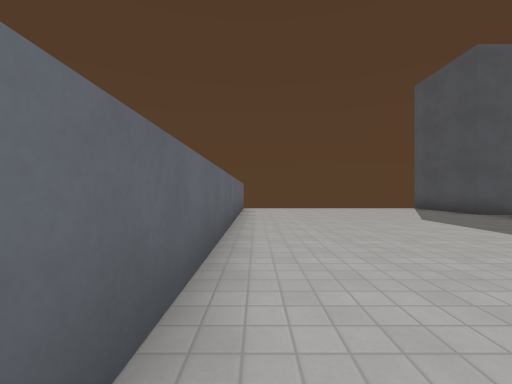
view 1 (above)

17 first-person views from a walk through a level from a Godot 3-D game. The camera is 1.2 m above the floor, looks level and sees 90° across. The floor is counted in squares, 1.8 m on a side. Each view is taken from the middle of a square. On the plan, view 1 faces up. The plan holds only what a view shows up to about 9 squares ahead; the rest is blank. The place goes on beyond the plan. Surface patterns are stand-ins for the level's own textures.

view 2
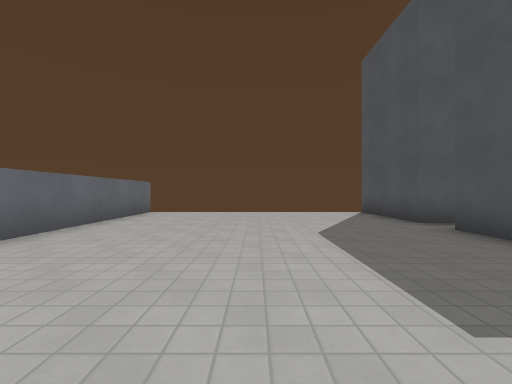

view 3
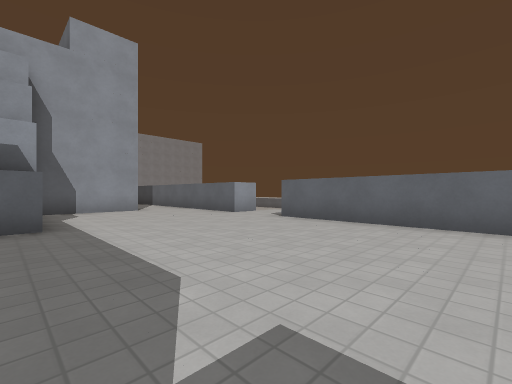

view 4
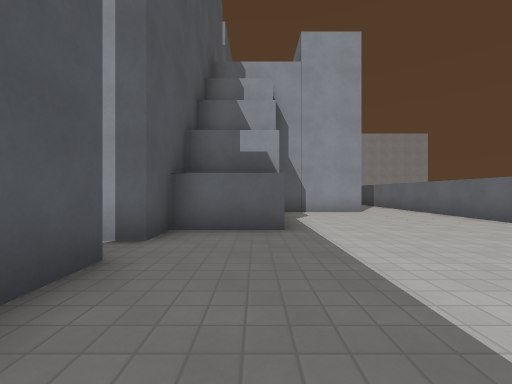

view 5
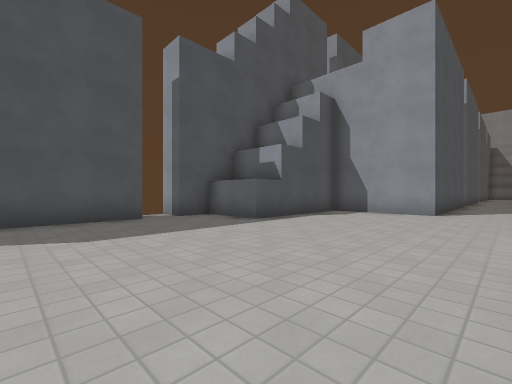

view 6
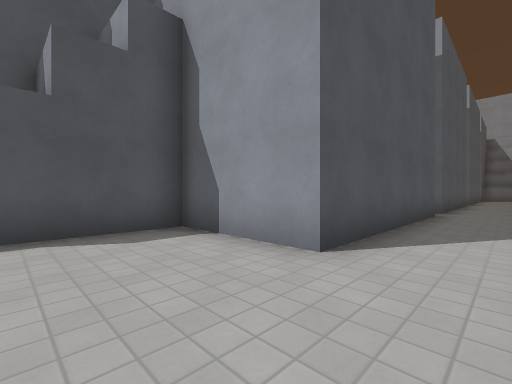

view 7
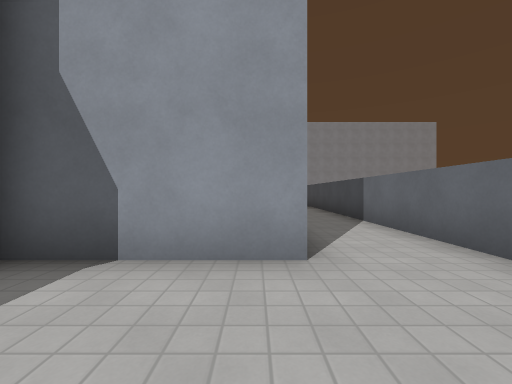

view 8
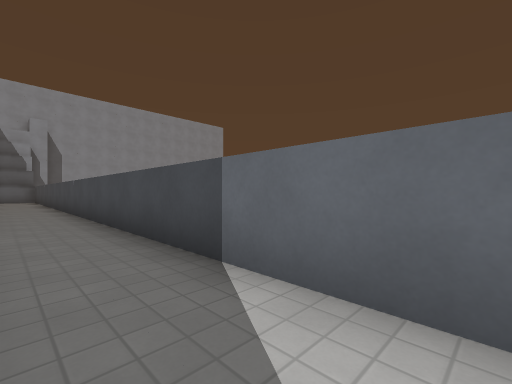

view 9
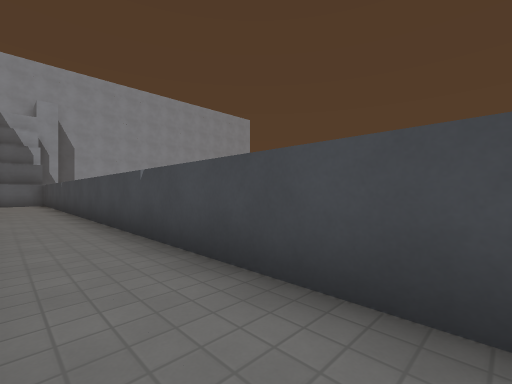

view 10
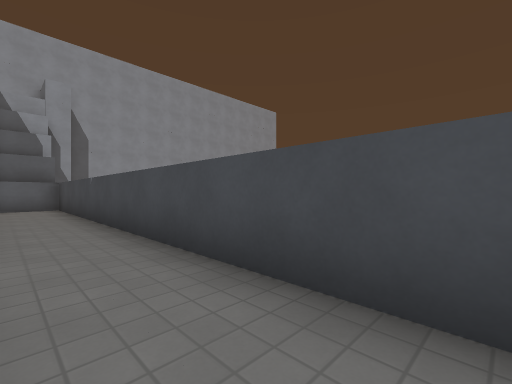

view 11
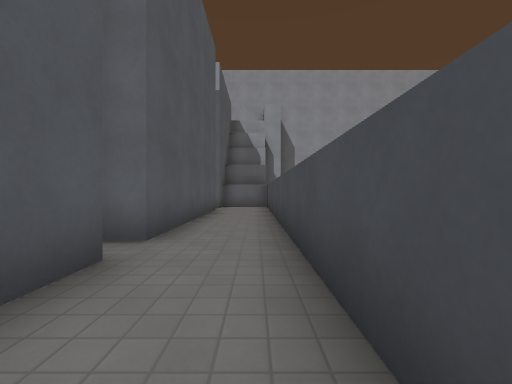

view 12
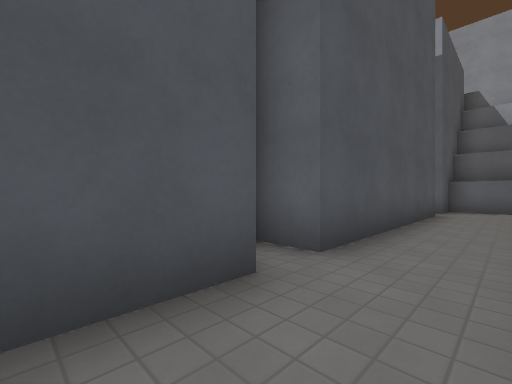

view 13
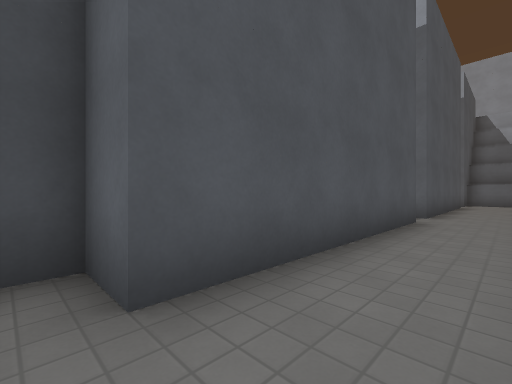

view 14
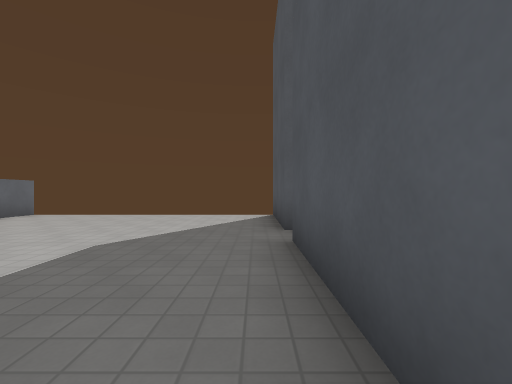

view 15
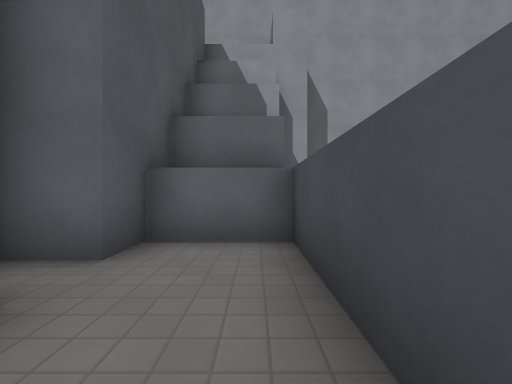

view 16
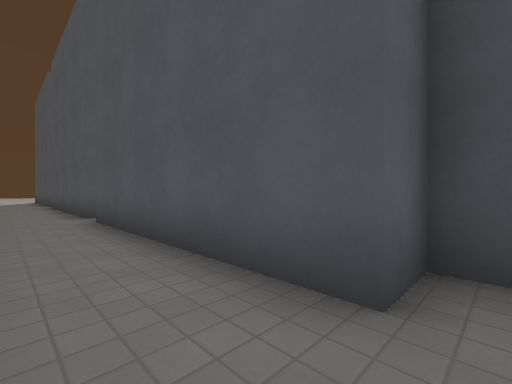

view 17
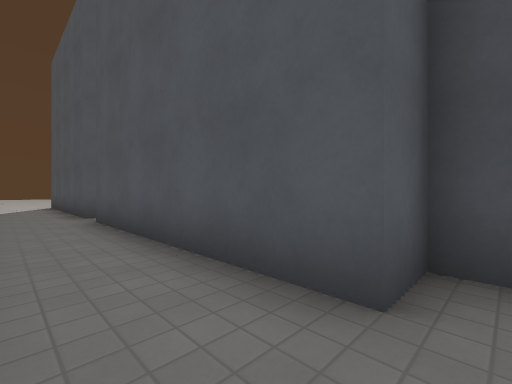

### Floor plan
Points are (right, up) in squares from view 1. A wall is a line through its corners. A room is listed if a view was taken in it or the views show most of it. See-through windows are left out.
Room 1 (views 1, 2, 3, 4, 5, 6, 7, 8, 9, 10, 11, 12, 13, 14, 15, 16, 17)
walls: (-0.5, -2.5) (-0.5, -27.5) (1.5, -27.5) (1.5, -26.5) (2.5, -26.5); (6.5, 0.4) (6.5, 6.5); (1.5, -11.6) (1.5, -5.5) (4.5, -5.5) (4.5, -1.5) (6.5, -1.5) (6.5, -0.5) (7.5, -0.5); (7.5, 7.5) (6.5, 7.5) (6.5, 10.5); (-0.5, 10.5) (-0.5, -0.5); (2.5, -19) (2.5, -18.5) (1.5, -18.5) (1.5, -12.5) (2.5, -12.5) (2.5, -12); (2.5, -26) (2.5, -25.5) (1.5, -25.5) (1.5, -19.5) (2.5, -19.5)
ways out: opening at (-1, -1.5)

Where each view was taken, in squares from view 1:
view 1: 0 up, 0 right, facing up
view 2: 2 up, 3 right, facing up
view 3: 4 up, 5 right, facing down-left
view 4: 3 up, 5 right, facing down
view 5: 3 up, 0 right, facing down-right
view 6: 3 down, 0 right, facing down-right
view 7: 3 down, 2 right, facing down
view 8: 7 down, 1 right, facing down-left
view 9: 12 down, 1 right, facing down-left
view 10: 16 down, 1 right, facing down-left
view 11: 16 down, 0 right, facing down
view 12: 17 down, 0 right, facing down-right
view 13: 12 down, 0 right, facing down-right
view 14: 3 up, 6 right, facing up
view 15: 24 down, 0 right, facing down
view 16: 26 down, 0 right, facing up-right
view 17: 19 down, 0 right, facing up-right
